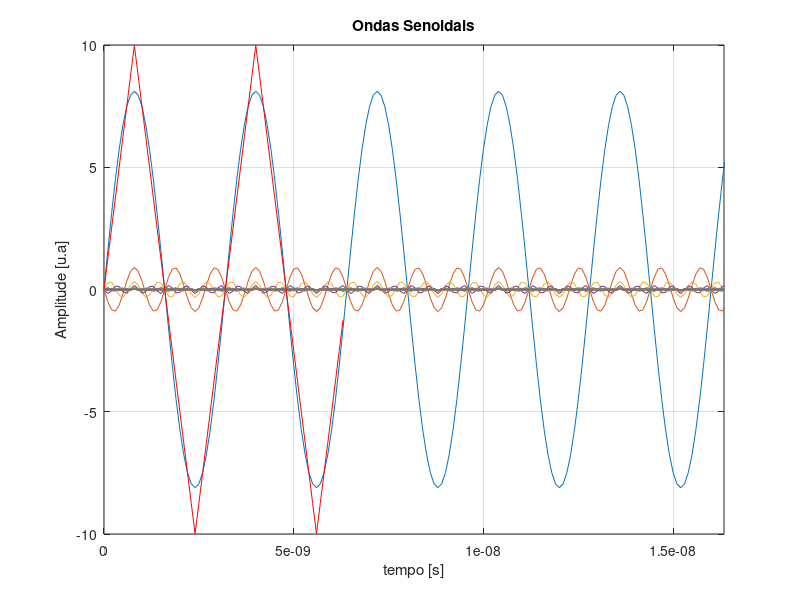

Write the MATLAB code that produced this figure. (Note: this script raises an error after producing the figure.)
%
% =========================================================================
% 
% An?lise de Fourier da Fun??o Triangular 
% 
% Para Principios Comunica??es I
% 
% by Prof. Jair Silva
% 
% =========================================================================

% Inicializa??o
clc, clear all, close all

% Variaveis Iniciais
t  = linspace(0,1e-6,10000);  % Vetor tempo
ta = t(2) - t(1);             % Intervalo de amostragem
fa = 1/ta;                    % "Frequencia de amostragem"
fc = fa/32;                   % frequencia central
To = 1/fc;                    % periodo fundamental
N  = 100;                     % Amostras do somat?rio
A  = 10;                      % Amplitude da onda triangular
n  = 2*To/ta;                 % qtd de amostras de 2 periodos de sinal
figure                        % cria uma figura

% Somat?rio das senoides
for k = 1:N
    num(k)   = 8*A*((-1)^(k+1));
    den(k)   = (pi^2)*((2*k-1)^2);
    fseno(k,:) = sin(2*pi*(2*k-1)*fc*t);
    x(k,:)   = (num(k)/den(k))*(fseno(k,:));
    plot(t,x(k,:)), hold all
end
title ('Ondas Senoidais')
xlabel('tempo [s]'), ylabel('Amplitude [u.a]'), grid
axis([0 t(64) -10 10])

% Onda triangular
xt = sum(x(:,:));
hold on, plot(t(1:n),xt(1:n),'r')

% Transformada de Fourier
[X,xn,f,df] = FFT_pot2(xt,ta);
figure, plot(f,10*log10(fftshift(abs(X)))), grid
title ('Espectro de Pot?ncia');
xlabel('Frequ?ncia[Hz]'), ylabel('PSD [dB/Hz]')
